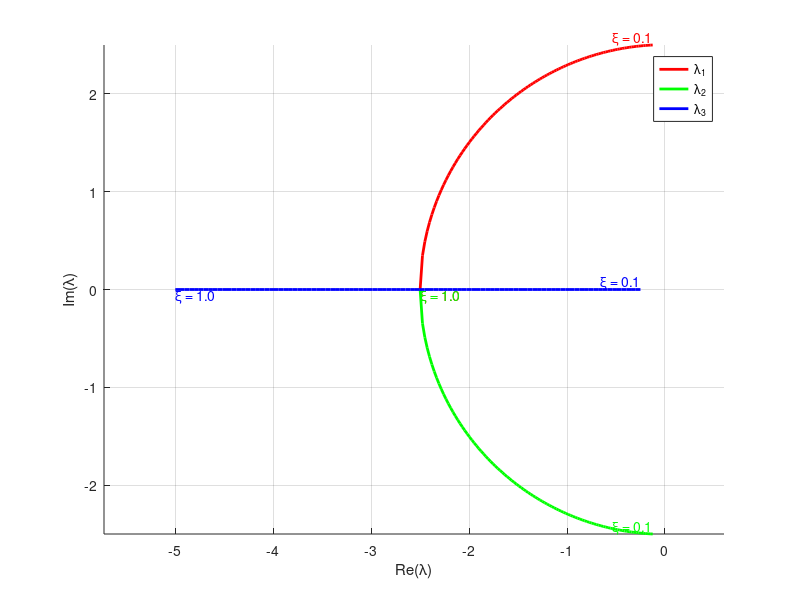
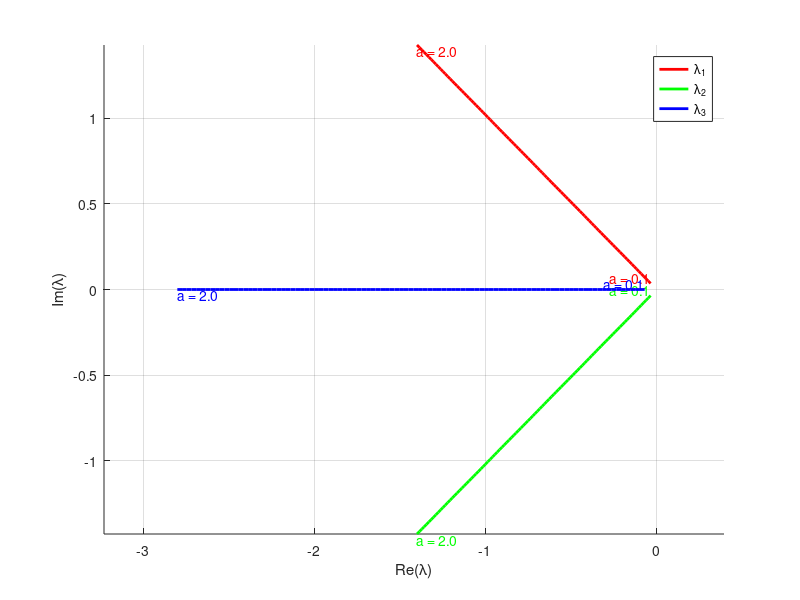
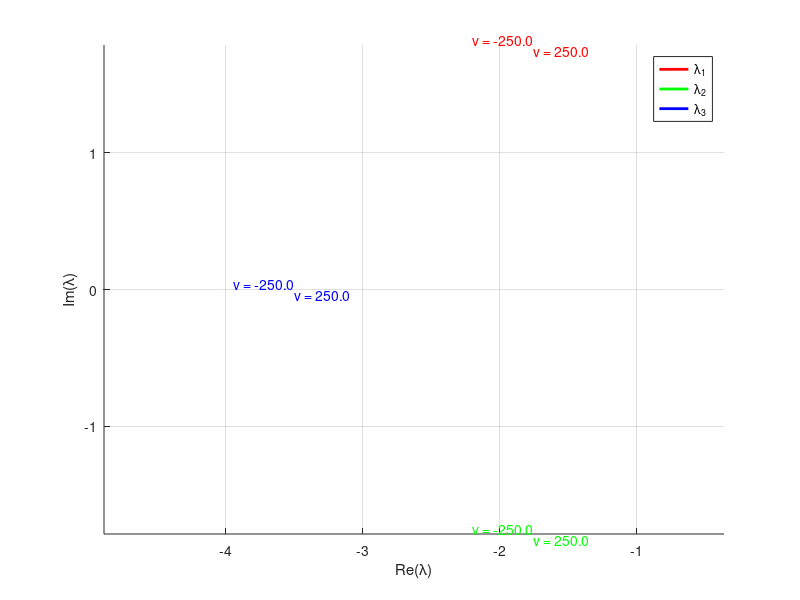
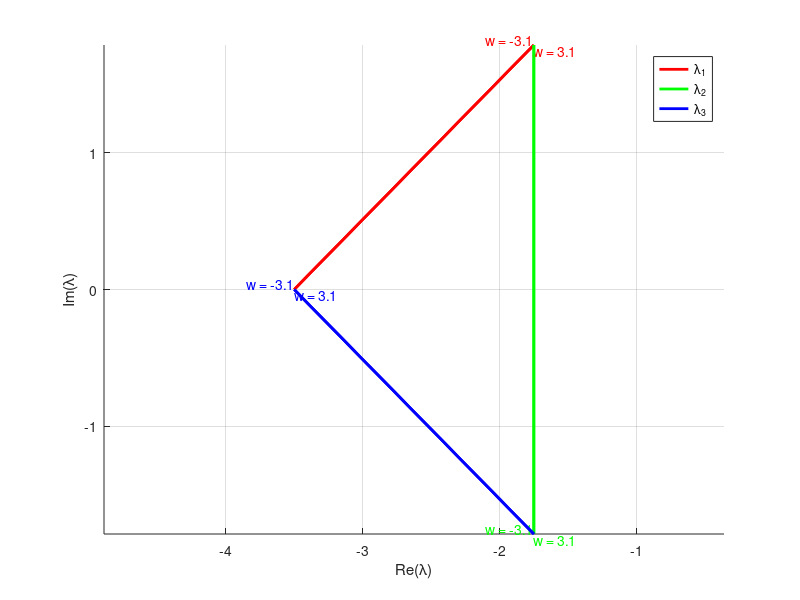

Write the MATLAB code that produced these figures, in order.
xi_nominal = 0.7;
a_nominal = 2.5;
v_des_nominal = 165;
w_des_nominal = 10;

xi_vals = linspace(0.05, 1, 100);
a_vals = linspace(0.05, 2, 100);
v_vals = linspace(-250, 250, 100);
w_vals = linspace(-pi, pi, 100);


%% 2d - xi
lambda_re = zeros(3, length(xi_vals));
lambda_im = zeros(3, length(xi_vals));
for xi_i = 1:length(xi_vals)
    xi = xi_vals(xi_i);
    a = a_nominal;
    v_des = v_des_nominal;
    w_des = w_des_nominal;

    k1 = 2*xi*a;
    k3 = k1;
    k2 = (a^2 - w_des^2)/v_des;
    A = [-k1, w_des, 0;
         -w_des, 0, v_des;
         0, -k2, -k3];
    lambda = eig(A);
    
    for eig_i = 1:3
        lambda_re(eig_i, xi_i) = real(lambda(eig_i));
        lambda_im(eig_i, xi_i) = imag(lambda(eig_i));
    end
end

figure;
hold on;
colors = ['r','g','b'];
for eig_i = 1:3
    plot(lambda_re(eig_i,:), lambda_im(eig_i,:), 'Color', colors(eig_i), 'LineWidth', 2);
    
    text(lambda_re(eig_i,1), lambda_im(eig_i,1), ...
        sprintf('\\xi = %.1f', xi_vals(1)), 'FontSize', 10, 'Color', colors(eig_i), ...
        'HorizontalAlignment','right','VerticalAlignment','bottom');
    
    text(lambda_re(eig_i,end), lambda_im(eig_i,end), ...
        sprintf('\\xi = %.1f', xi_vals(end)), 'FontSize', 10, 'Color', colors(eig_i), ...
        'HorizontalAlignment','left','VerticalAlignment','top');
end
xlabel('Re(\lambda)');
ylabel('Im(\lambda)');
grid on;
legend('\lambda_1','\lambda_2','\lambda_3');
axis equal;


%% 2d - a
lambda_re = zeros(3, length(a_vals));
lambda_im = zeros(3, length(a_vals));
for a_i = 1:length(a_vals)
    a = a_vals(a_i);
    xi = xi_nominal;
    v_des = v_des_nominal;
    w_des = w_des_nominal;

    k1 = 2*xi*a;
    k3 = k1;
    k2 = (a^2 - w_des^2)/v_des;
    A = [-k1, w_des, 0;
         -w_des, 0, v_des;
         0, -k2, -k3];
    lambda = eig(A);
    
    for eig_i = 1:3
        lambda_re(eig_i, a_i) = real(lambda(eig_i));
        lambda_im(eig_i, a_i) = imag(lambda(eig_i));
    end
end

figure;
hold on;
colors = ['r','g','b'];
for eig_i = 1:3
    plot(lambda_re(eig_i,:), lambda_im(eig_i,:), 'Color', colors(eig_i), 'LineWidth', 2);
    
    text(lambda_re(eig_i,1), lambda_im(eig_i,1), ...
        sprintf('a = %.1f', a_vals(1)), 'FontSize', 10, 'Color', colors(eig_i), ...
        'HorizontalAlignment','right','VerticalAlignment','bottom');
    
    text(lambda_re(eig_i,end), lambda_im(eig_i,end), ...
        sprintf('a = %.1f', a_vals(end)), 'FontSize', 10, 'Color', colors(eig_i), ...
        'HorizontalAlignment','left','VerticalAlignment','top');
end
xlabel('Re(\lambda)');
ylabel('Im(\lambda)');
grid on;
legend('\lambda_1','\lambda_2','\lambda_3');
axis equal;


%% 2d - v
lambda_re = zeros(3, length(v_vals));
lambda_im = zeros(3, length(v_vals));
for v_i = 1:length(v_vals)
    v_des = v_vals(v_i);
    a = a_nominal;
    xi = xi_nominal;
    w_des = w_des_nominal;

    k1 = 2*xi*a;
    k3 = k1;
    k2 = (a^2 - w_des^2)/v_des;
    A = [-k1, w_des, 0;
         -w_des, 0, v_des;
         0, -k2, -k3];
    lambda = eig(A);
    
    for eig_i = 1:3
        lambda_re(eig_i, v_i) = real(lambda(eig_i));
        lambda_im(eig_i, v_i) = imag(lambda(eig_i));
    end
end

figure;
hold on;
colors = ['r','g','b'];
for eig_i = 1:3
    plot(lambda_re(eig_i,:), lambda_im(eig_i,:), 'Color', colors(eig_i), 'LineWidth', 2);
    
    text(lambda_re(eig_i,1), lambda_im(eig_i,1), ...
        sprintf('v = %.1f', v_vals(1)), 'FontSize', 10, 'Color', colors(eig_i), ...
        'HorizontalAlignment','right','VerticalAlignment','bottom');
    
    text(lambda_re(eig_i,end), lambda_im(eig_i,end), ...
        sprintf('v = %.1f', v_vals(end)), 'FontSize', 10, 'Color', colors(eig_i), ...
        'HorizontalAlignment','left','VerticalAlignment','top');
end
xlabel('Re(\lambda)');
ylabel('Im(\lambda)');
grid on;
legend('\lambda_1','\lambda_2','\lambda_3');
axis equal;


%% 2d - w
lambda_re = zeros(3, length(v_vals));
lambda_im = zeros(3, length(v_vals));
for w_i = 1:length(w_vals)
    w_des = w_vals(w_i);
    a = a_nominal;
    xi = xi_nominal;
    v_des = v_des_nominal;

    k1 = 2*xi*a;
    k3 = k1;
    k2 = (a^2 - w_des^2)/v_des;
    A = [-k1, w_des, 0;
         -w_des, 0, v_des;
         0, -k2, -k3];
    lambda = eig(A);
    
    for eig_i = 1:3
        lambda_re(eig_i, w_i) = real(lambda(eig_i));
        lambda_im(eig_i, w_i) = imag(lambda(eig_i));
    end
end

figure;
hold on;
colors = ['r','g','b'];
for eig_i = 1:3
    plot(lambda_re(eig_i,:), lambda_im(eig_i,:), 'Color', colors(eig_i), 'LineWidth', 2);
    
    text(lambda_re(eig_i,1), lambda_im(eig_i,1), ...
        sprintf('w = %.1f', w_vals(1)), 'FontSize', 10, 'Color', colors(eig_i), ...
        'HorizontalAlignment','right','VerticalAlignment','bottom');
    
    text(lambda_re(eig_i,end), lambda_im(eig_i,end), ...
        sprintf('w = %.1f', w_vals(end)), 'FontSize', 10, 'Color', colors(eig_i), ...
        'HorizontalAlignment','left','VerticalAlignment','top');
end
xlabel('Re(\lambda)');
ylabel('Im(\lambda)');
grid on;
legend('\lambda_1','\lambda_2','\lambda_3');
axis equal;


%%
%%
%%
%%


% %% 3d - xi - v
% figure;
% colors = ['r','g','b'];
% for eig_i = 1:3
%     for v_des = v_vals
%         lambda_re = zeros(1,length(xi_vals));
%         lambda_im = zeros(1,length(xi_vals));
%         for xi_i = 1:length(xi_vals)
%             xi = xi_vals(xi_i);
%             a = a_nominal;
%             w_des = w_des_nominal;
% 
%             k1 = 2*xi*a;
%             k3 = k1;
%             k2 = (a^2 - w_des^2)/v_des;
%             A = [-k1, w_des, 0;
%                  -w_des, 0, v_des;
%                  0, -k2, -k3];
%             lambda = eig(A);
% 
%             lambda_im(xi_i) = imag(lambda(eig_i));
%             lambda_re(xi_i) = real(lambda(eig_i));
%         end
%         % plot3(lambda_re, lambda_im, xi_vals, "Color", colors(eig_i));
%         plot(lambda_re, lambda_im, "Color", colors(eig_i));
%         hold on;
%     end
% end
% hold off;
% xlabel('Re(\lambda)');
% ylabel('Im(\lambda)');
% % zlabel('\xi');
% grid on;
% title('xi - v');
% % view(45,30);
% 
% 
% %% 3d - xi - w
% figure;
% colors = ['r','g','b'];
% for eig_i = 1:3
%     for w_des = w_vals
%         lambda_re = zeros(1,length(xi_vals));
%         lambda_im = zeros(1,length(xi_vals));
%         for xi_i = 1:length(xi_vals)
%             xi = xi_vals(xi_i);
%             a = a_nominal;
%             v_des = v_des_nominal;
% 
%             k1 = 2*xi*a;
%             k3 = k1;
%             k2 = (a^2 - w_des^2)/v_des;
%             A = [-k1, w_des, 0;
%                  -w_des, 0, v_des;
%                  0, -k2, -k3];
%             lambda = eig(A);
% 
%             lambda_im(xi_i) = imag(lambda(eig_i));
%             lambda_re(xi_i) = real(lambda(eig_i));
%         end
%         % plot3(lambda_re, lambda_im, xi_vals, "Color", colors(eig_i));
%         plot(lambda_re, lambda_im, "Color", colors(eig_i));
%         hold on;
%     end
% end
% hold off;
% xlabel('Re(\lambda)');
% ylabel('Im(\lambda)');
% % zlabel('\xi');
% grid on;
% title('xi - w');
% % view(45,30);
% 
% 
% %% 3d - a - v
% figure;
% colors = ['r','g','b'];
% for eig_i = 1:3
%     for v_des = v_vals
%         lambda_re = zeros(1,length(xi_vals));
%         lambda_im = zeros(1,length(xi_vals));
%         for a_i = 1:length(a_vals)
%             a = a_vals(a_i);
%             xi = xi_nominal;
%             w_des = w_des_nominal;
% 
%             k1 = 2*xi*a;
%             k3 = k1;
%             k2 = (a^2 - w_des^2)/v_des;
%             A = [-k1, w_des, 0;
%                  -w_des, 0, v_des;
%                  0, -k2, -k3];
%             lambda = eig(A);
% 
%             lambda_im(a_i) = imag(lambda(eig_i));
%             lambda_re(a_i) = real(lambda(eig_i));
%         end
%         % plot3(lambda_re, lambda_im, a_vals, "Color", colors(eig_i));
%         plot(lambda_re, lambda_im, "Color", colors(eig_i));
%         hold on;
%     end
% end
% hold off;
% xlabel('Re(\lambda)');
% ylabel('Im(\lambda)');
% % zlabel('a');
% grid on;
% title('a - v');
% % view(45,30);
% 
% 
% %% 3d - a - w
% figure;
% colors = ['r','g','b'];
% for eig_i = 1:3
%     for w_des = w_vals
%         lambda_re = zeros(1,length(xi_vals));
%         lambda_im = zeros(1,length(xi_vals));
%         for a_i = 1:length(a_vals)
%             a = a_vals(a_i);
%             xi = xi_nominal;
%             v_des = v_des_nominal;
% 
%             k1 = 2*xi*a;
%             k3 = k1;
%             k2 = (a^2 - w_des^2)/v_des;
%             A = [-k1, w_des, 0;
%                  -w_des, 0, v_des;
%                  0, -k2, -k3];
%             lambda = eig(A);
% 
%             lambda_im(a_i) = imag(lambda(eig_i));
%             lambda_re(a_i) = real(lambda(eig_i));
%         end
%         % plot3(lambda_re, lambda_im, a_vals, "Color", colors(eig_i));
%         plot(lambda_re, lambda_im, "Color", colors(eig_i));
%         hold on;
%     end
% end
% hold off;
% xlabel('Re(\lambda)');
% ylabel('Im(\lambda)');
% % zlabel('a');
% grid on;
% title('a - w');
% % view(45,30);
% 
